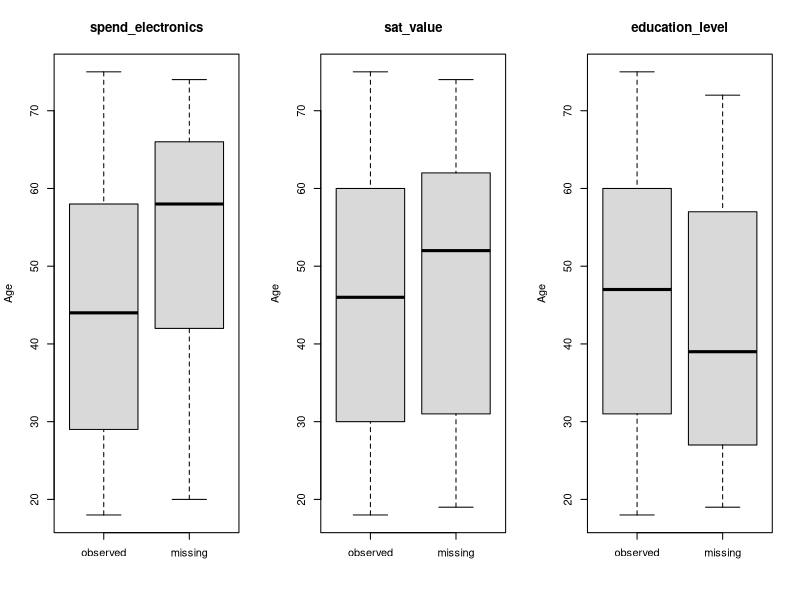
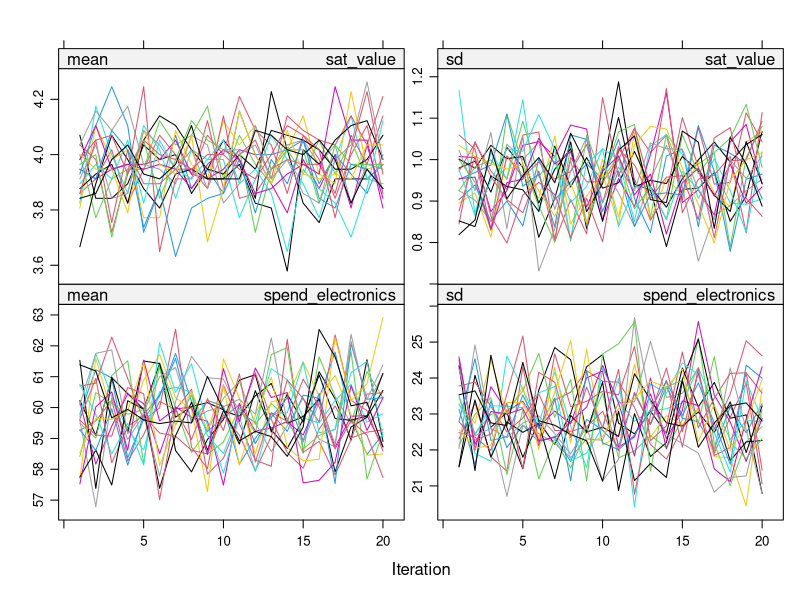
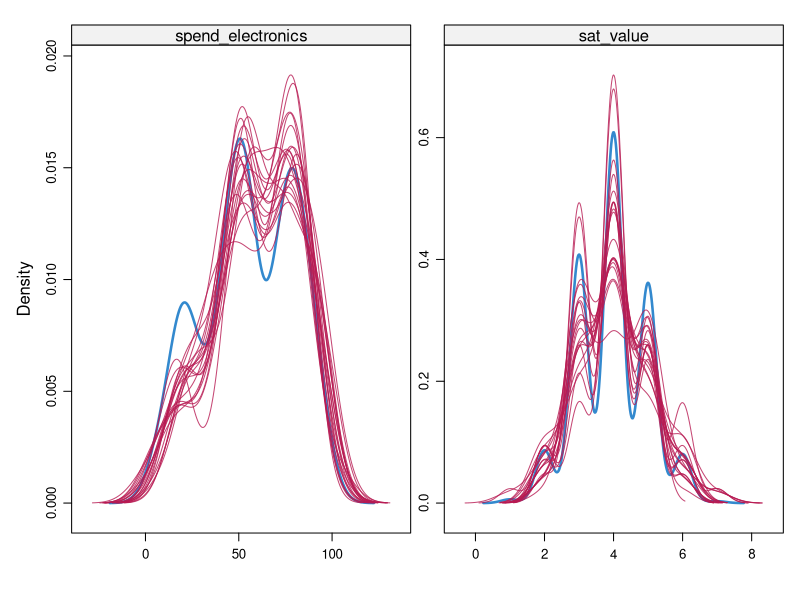
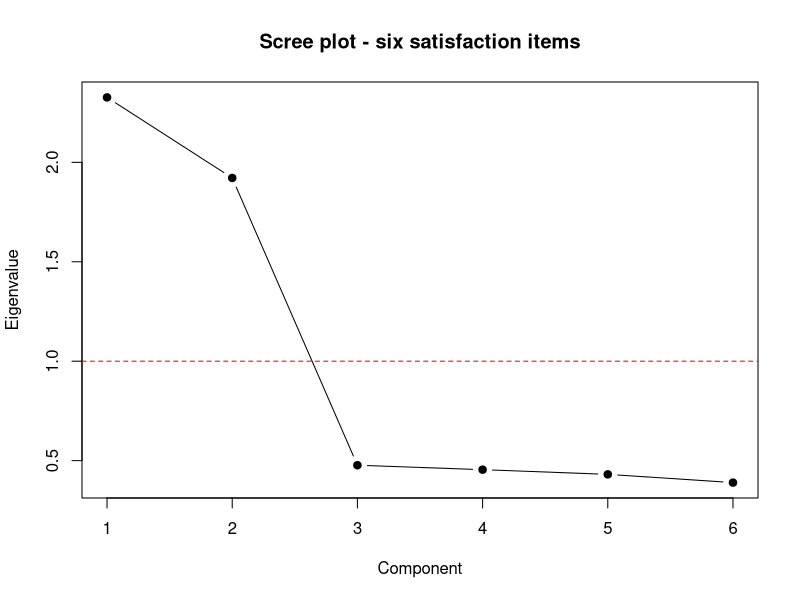

Reproduce these figures in R, in order. (Note: this script raises an error after producing the figures.)
##  Sections
##    0. Library
##    1. Task 1 - Missing values and multiple imputation
##    2. Task 2 - PCA, factor analysis, canonical correlation
##    3. Task 3 - Region x channel (CA) and clustering
##    4. Task 4 - What drives annual spend?
##    5. Task 5 - Who upgrades to premium? (logit / probit)
##    6. Task 6 - Retention program (survival analysis)



## 0. Library

library(mice)
library(survival)
library(cluster)
library(ca)
library(pROC)
library(splines)

data <- read.csv("data/project_data_Y0PV0T.csv", stringsAsFactors = TRUE)

# education is an ordered variable: high school < bachelor < graduate
data$education_level <- factor(data$education_level, ordered = TRUE,
                               levels = c("high_school", "bachelor", "graduate"))
str(data)
nrow(data)            # 560 customers

# the six satisfaction items (1-7 scale)
sat_items <- c("sat_price", "sat_value", "sat_promotions",
               "sat_staff", "sat_store", "sat_checkout")


##  1. TASK 1 - Missing values
##  1a. How much is missing?
 
n_miss   <-  colSums(is.na(data))
pct_miss <- round(100 * n_miss / nrow(data), 1 )
miss_table <- data.frame(n_missing = n_miss, pct_missing = pct_miss )
miss_table[miss_table$n_missing > 0, ]
# education_level 66 (11.8 %), sat_value 57 (10.2 %), spend_electronics 70 ( 12.5 %)
# all the other variables are complete
 
sum(complete.cases(data))     # 384 complete rows  out of 560 (69 %)
 
# missing data pattern (1 = observed, 0 = missing)
md.pattern(data[, c("education_level", "sat_value", "spend_electronics")],
           plot = FALSE)

## 1b. Is missingness related to the observed variables? 

# For each incomplete variable, compare customers with a missing value
# and customers with an observed value:
#   - numeric variables     -> t-test on the mean
#   - categorical variables -> chi-square test of independence
# If something is significant, MCAR is not credible.

incomplete <- c("education_level", "sat_value", "spend_electronics" )
num_vars   <- c( "age", "spend_grocery", "annual_spend", "sat_price", "sat_staff")
cat_vars   <-  c("gender", "region", "preferred_channel", "loyalty_program")

miss_tests <-  data.frame()

for (v in incomplete) {
  is_miss <- is.na(data[[v]])

  for (x in num_vars) {
    m_miss <- mean(data[[x]][is_miss])
    m_obs  <- mean(data[[x]][!is_miss])
    p <- t.test(data[[x]] ~ is_miss)$p.value
    new_row <- data.frame(incomplete_var = v, compared_with = x,
                          mean_if_missing = round(m_miss, 1),
                          mean_if_observed = round(m_obs, 1),
                          test = "t-test", p_value = round(p, 4))
    miss_tests <- rbind(miss_tests, new_row)
  }

  for (x in cat_vars) {
    p <- chisq.test(table(data[[x]], is_miss))$p.value
    new_row <- data.frame(incomplete_var = v, compared_with = x,
                          mean_if_missing = NA, mean_if_observed = NA,
                          test = "chi-square", p_value = round(p, 4))
    miss_tests <- rbind(miss_tests, new_row)
  }
}
miss_tests
# spend_electronics: missing much more often for OLDER customers
#                    (mean age 53.6 vs 44.4, p < 0.001)
# education_level  :  missing much more often in the WEST (p < 0.001)
# sat_value        : no test significant -> MCAR credible

# Same but with one model per variable: logistic regression of the
# missingness indicator (1 = missing) on all the observed variables
for (v in incomplete) {
  data$miss_ind <- as.numeric(is.na(data[[v]]))
  m <- glm(miss_ind ~ age + gender + region + spend_grocery + annual_spend +
             sat_price + sat_staff + loyalty_program,
           data = data, family = binomial)
  print(v)
  print(round(summary(m)$coefficients, 3))
}
data$miss_ind  <- NULL
# education_level  : regionWest significant (p < 0.001), age borderline (p = 0.044)
# sat_value        : nothing significant
# spend_electronics: age significant (p < 0.001)

# share of missing spend_electronics by age group
round(tapply(is.na(data$spend_electronics), cut(data$age, c(17, 35, 50, 65, 75)), mean), 3 )
# 0.057 (18-35)  0.111  0.170  0.222 (65-75)

# share of missing education by region
round(tapply(is.na(data$education_level), data$region, mean), 3 )
# East 0.079  North 0.063  South 0.087  West 0.281

# Figure: age of customers with / without a value
par(mfrow = c(1, 3) )
boxplot(data$age ~ is.na(data$spend_electronics), names = c("observed", "missing") ,
        main = "spend_electronics", ylab = "Age", xlab = "", col = "grey85")
boxplot(data$age ~ is.na(data$sat_value), names = c("observed", "missing"),
        main = "sat_value", ylab = "Age", xlab = "", col = "grey85")
boxplot(data$age ~ is.na(data$education_level), names = c("observed", "missing"),
        main = "education_level", ylab = "Age", xlab = "", col = "grey85")
par(mfrow = c(1, 1))


## 1c. Multiple imputation  with mice

# One method per incomplete variable,  chosen from its type:
#   education_level  : ordered factor   -> "polr" (proportional odds model)
#   sat_value        : rating 1-7       -> "pmm"  (only imputes values that exist)
#   spend_electronics: skewed, >= 0      -> "pmm"
meth <- make.method(data)
meth["education_level"]    <- "polr"
meth["sat_value"]         <- "pmm"
meth["spend_electronics"] <- "pmm"
meth[meth != ""]

# all variables are predictors, except the  identifier    
pred <- make.predictorMatrix(data) 
pred[, "customer_id"] <-  0

imp <- mice(data, m = 20, maxit = 20, method = meth, predictorMatrix = pred,
            seed = 2026, printFlag = FALSE)
imp$loggedEvents          # NULL = no problem

# Convergence test: the 20 chains should mix, with no trend 
print(plot(imp, c("sat_value", "spend_electronics"), layout = c(2, 2)))

# Observed (blue) vs imputed (red) densities
print(densityplot(imp, ~ spend_electronics + sat_value))

# imp$imp$education_level has one row per missing customer and one column
# per imputed data set: we compare the shares of the imputed values with
# the observed shares
edu_imputed <- unlist(imp$imp$education_level)
round(prop.table(table(data$education_level)), 3)   # observed: 0.298 0.431 0.271
round(prop.table(table(edu_imputed)), 3)            # imputed : 0.289 0.442 0.269


## 1d. Mean of spend_electronics: complete cases vs multiple imputation 

# (a) complete cases
x_obs   <- data$spend_electronics[!is.na(data$spend_electronics)]
cc_mean <- mean(x_obs)
cc_se   <- sd(x_obs) / sqrt(length(x_obs))
cc_mean                                             # 55.34
c(cc_mean - 1.96 * cc_se, cc_mean + 1.96 * cc_se)   # 95% CI: 53.18 - 57.51

# (b) multiple imputation, pooled with Rubin's rules, first by hand 
m <- 20
means <- numeric(m)
vars  <- numeric(m)
for (i in 1:m) {
  di <- complete(imp, i)
  means[i] <- mean(di$spend_electronics)
  vars[i]  <- var(di$spend_electronics) / nrow(di)    # squared standard error
}
Q_bar <- mean(means)              # pooled estimate
U_bar <- mean(vars)               # within-imputation variance
B     <- var(means)               # between-imputation variance
T_var <- U_bar + (1 + 1 / m) * B  # total variance
Q_bar                             # 55.90
sqrt(T_var)                       # se = 1.037

# then with mice: same estimate and standard error
mi_fit  <- with(imp, lm(spend_electronics ~ 1))
summary(pool(mi_fit), conf.int = TRUE)
# estimate 55.90, 95% CI 53.87 - 57.94

# mean of the imputed values only
mean(as.matrix(imp$imp$spend_electronics))          # 59.81

# why are the imputed values higher? electronics spend is not related to age
# but it is the mirror image of grocery spend, and the customers with a
# missing value spend a bit less on groceries
cor(data$age, data$spend_electronics, use = "complete.obs")            # 0.003
cor(data$spend_grocery, data$spend_electronics, use = "complete.obs")  # -0.893


## 2. TASK 2 - What does "satisfaction" mean? 


# Exploratory methods -> we use the FIRST completed data set
d1 <- complete(imp, 1)
X  <- d1[, sat_items]

##  2a. PCA on the six satisfaction items 

R <- cor(X)
round(R, 2)
#  two blocks: price / value / promotions (0.52-0.59)
#             staff / store / checkout   (0.54-0.56)
# correlations between the blocks are below 0.16

#  PCA by hand: eigen decomposition of the correlation matrix 
eig <- eigen(R, symmetric = TRUE)
lambda <- eig$values

#   and with prcomp (scaled data): the eigenvalues are the same
pca <- prcomp(X, scale. = TRUE)
max(abs(lambda - pca$sdev^2))     # about 1e-15

var_tab <- data.frame(component  = 1:6,
                      eigenvalue = round(lambda, 3),
                      pct_var    = round(100 * lambda / sum(lambda), 1),
                      cum_pct    = round(100 * cumsum(lambda) / sum(lambda), 1))
var_tab
# eigenvalues 2.33 and 1.92,  then all about 0.4-0.5
#  the first two components explain 70.8 % of the variance

sum(lambda > 1 )                   # Kaiser rule: keep at least  2 components
round(pca$rotation[, 1:2], 3 )
# PC1: all loadings of the same sign (general satisfaction level)
# PC2: price items (+) against service items (-)

plot(lambda, type = "b", pch = 19, xlab = "Component", ylab = "Eigenvalue",
     main = "Scree plot - six satisfaction items" )
abline(h = 1, lty = 2, col = "red")


## 2b. Factor analysis: 2 factors, varimax rotation 

fa <- factanal(X, factors = 2, rotation = "varimax", scores = "regression")
print(fa, cutoff = 0.3)
# test "2 factors are sufficient": chi2 = 2.14, df = 4, p = 0.71 -> not rejected
# Factor 1: price 0.80, value 0.71, promotions 0.74  -> "Price & Value"
# Factor 2: staff 0.76, store 0.73, checkout 0.74    -> "Store Experience"


## 2c. Factor scores 

# We write the formula ourselves so we can apply the same rule (loadings and
# correlation matrix of data set 1) to each of the 20 imputed data sets
# in Tasks 4 and 5.
mean_X <- colMeans(X )
sd_X   <- apply(X, 2, sd )

make_scores <- function(dat) {
  Z <- scale(dat[, sat_items], center = mean_X, scale = sd_X)
  S <- Z %*% solve(R) %*% L
  data.frame(f_price = S[, price_col], f_service = S[, serv_col])
}

sc1 <- make_scores(d1)
# check: our formula gives exactly the factanal scores
cor(sc1$f_price, fa$scores[, price_col])     
d1$f_price   <- sc1$f_price
d1$f_service <- sc1$f_service


## 2d. Canonical correlation: satisfaction items vs spending 

Y  <- d1[, c("spend_grocery", "spend_electronics", "annual_spend")]
cc <- cancor(scale(X), scale(Y))
round(cc$cor, 3)        # 0.503 0.166 0.039

# Bartlett's sequential test: row k tests "correlations k, k+1, ... are all 0"
n <- nrow(X); p <- ncol(X);  q <- ncol(Y)
r <- length(cc$cor)
bartlett <- data.frame()
for (k in 1:r) {
  wilks <- prod(1 - cc$cor[k:r]^2)
  chi2  <- -(n - 1 - (p + q + 1) / 2) * log(wilks)
  df    <- (p - k + 1) * (q - k + 1)
  bartlett <- rbind(bartlett, data.frame(from = k, chi2 = round(chi2, 2), df = df,
                                         p_value = signif(1 - pchisq(chi2, df), 3)))
}
bartlett
# all 3 = 0 : chi2 = 177.95, df = 18, p < 0.001 -> rejected
# 2 and 3   : chi2 = 16.33,  df = 10, p = 0.09  -> not rejected
# -> only the first canonical correlation (0.50) is significant

# canonical variates and structure correlations (read them like loadings)
U <- scale(X) %*% cc$xcoef[, 1 ]
V <- scale(Y) %*% cc$ycoef[, 1 ]
round(cor(X, U), 3)     # price 0.91, value 0.74, promotions 0.82, service items ~ 0
round(cor(Y, V), 3)     #  annual_spend 0.98,  grocery 0.14,  electronics -0.14
# ->  satisfaction with prices goes with a higher ANNUAL spend

plot(U, V, pch = 19, col = rgb(0, 0, 0, 0.3),
     xlab = "Satisfaction variate U1", ylab = "Spending variate V1",
     main = paste("First canonical pair, r =", round(cc$cor[1], 2)))



## 3.  TASK 3 - Channels and customer segments
##  3a. Region x preferred channel 

# region and channel have no missing values: we use the original data
tab <- table(data$region, data$preferred_channel)
tab
round(100 * prop.table(tab, 1), 1)       # row percentages
# West:  36.0 % Catalog (about 20 % elsewhere)
# East: 32.4 % Mobile App, North: 30.4 % Online

chi <- chisq.test(tab)
chi                                      # chi2 = 18.35, df = 9, p = 0.031

cramer_v <- sqrt(chi$statistic / (sum(tab) * (min(dim(tab)) - 1)))
cramer_v                                 # 0.105 -> weak association

# standardised residuals  (|value| > 2 = cell that departs from independence)
round(chi$stdres, 2)
# West-Catalog +3.26, East-Mobile App +2.19, North-Online +2.04


##  3b.  Correspondence analysis 

# CA by hand:  SVD of the matrix of standardised residuals
P_mat <- tab / sum(tab)                  # relative frequencies
r_mass <- rowSums(P_mat)                 # row masses
c_mass <- colSums(P_mat)                 # column masses
S_res <- diag(1 / sqrt(r_mass)) %*% (P_mat - r_mass %*% t(c_mass)) %*% diag(1 / sqrt(c_mass))
inertias <- svd(S_res)$d^2
round(inertias, 6)                       # 0.021036 0.011733 (third ~ 0)
sum(inertias)                            # total inertia 0.0328 ...
chi$statistic / sum(tab)                 # ... = chi2 / n

#  with the ca package (same inertias, plus contributions)
ca_res <- ca(tab)
summary(ca_res)
# dimension 1 (64.2 %) : West and Catalog against North and Online
# dimension 2 (35.8 %):  East and Mobile App

plot(ca_res, main = "Correspondence analysis: region x channel")


## 3c. Clustering on grocery and electronics spend 

#  complete data set 1, both variables standardised so they count equally
S <-  scale(d1[, c("spend_grocery", "spend_electronics")])

# (a) Ward hierarchical clustering
hc <- hclust(dist(S), method = "ward.D2" )
plot(hc, labels = FALSE, main = "Ward hierarchical clustering", xlab = "", sub = "")
rect.hclust(hc, k = 3, border = "red")

# (b) k-means for k = 1..8: elbow and average silhouette
set.seed(2026)
wss <- numeric(8)
sil <- numeric(8)
for (k in 1:8) {
  km_k <- kmeans(S, centers = k, nstart = 25)
  wss[k] <- km_k$tot.withinss
  if (k > 1) {
    sil[k] <- mean(silhouette(km_k$cluster, dist(S))[, 3])
  }
}
data.frame(k = 1:8, within_SS = round(wss, 1), avg_silhouette = round(sil, 3))
# within SS: 1118, 355, 120, 102, ... -> elbow at k = 3
# silhouette is highest at k = 3 

sil_hc <-  numeric(8)
for (k in 2:8) {
  sil_hc[k] <- mean(silhouette(cutree(hc, k), dist(S))[, 3])
}
round(sil_hc[2:8], 3)     # Ward: also highest at k = 3 (0.652)

par(mfrow = c(1, 2) )
plot(1:8, wss, type = "b", pch = 19, xlab = "Number of clusters k",
     ylab = "Total within sum of squares", main = "Elbow (k-means)")
plot(2:8, sil[2:8], type = "b", pch = 19, xlab = "Number of clusters k",
     ylab = "Average silhouette width", main = "Silhouette",
     ylim = range(c(sil[2:8], sil_hc[2:8])))
lines(2:8, sil_hc[2:8], type = "b", pch = 17, col = "red")
legend("topright", c("k-means", "Ward"), col = c("black", "red"), pch = c(19, 17))
par(mfrow = c(1, 1))

# Final choice: k = 3 (elbow + highest silhouette for both methods)
K <- 3
set.seed(2026)
km <- kmeans(S, centers = K, nstart = 25)
hc_cl <- cutree(hc, K)
table(kmeans = km$cluster, hierarchical = hc_cl)   # only 2 customers differ

# Adjusted Rand index (1 = identical partitions), same function as in the course
ari <- function(a, b) {
  tab <- table(a, b)
  n   <- sum(tab)
  s   <- sum(choose(tab, 2))
  sa  <- sum(choose(rowSums(tab), 2))
  sb  <- sum(choose(colSums(tab), 2))
  e   <- sa * sb / choose(n, 2)
  (s - e) / ((sa + sb) / 2 - e)
}
ari(km$cluster, hc_cl)    # 0.989 -> the two methods agree


## 3d. Profile of the segments 

d1$cluster <- km$cluster
profile <- aggregate(cbind(spend_grocery, spend_electronics, annual_spend, age,
                           f_price, f_service, premium_upgrade) ~ cluster,
                     data = d1, FUN = mean)
profile$size <- as.vector(table(d1$cluster))
round(profile, 2)

# Names read from the cluster centres printed above:
#   cluster 1: grocery 80, electronics 20 (115 customers) -> Grocery Loyalists
#   cluster 2: grocery 19, electronics 80 (219 customers) -> Tech Enthusiasts
#   cluster 3: about 50 EUR on each       (226 customers) -> Balanced Shoppers
seg_name <-  c("Grocery Loyalists", "Tech Enthusiasts", "Balanced Shoppers")
d1$segment <- factor(seg_name[d1$cluster],
                     levels = c("Balanced Shoppers", "Grocery Loyalists", "Tech Enthusiasts"))
table(d1$segment, d1$preferred_channel )

cols <- c("grey50", "darkgreen", "steelblue")
plot(d1$spend_grocery, d1$spend_electronics, col = cols[d1$segment], pch = 19,
     xlab = "Monthly grocery spend (EUR)", ylab = "Monthly electronics spend (EUR)",
     main = "Customer segments (k-means, k = 3)")
legend("topright", levels(d1$segment), col = cols, pch = 19, bty = "n" )


# Data sets for Tasks 4 and 5: for each of the 20 imputed data sets we add
# the factor scores (recomputed with the imputed sat_value) and the segment
# (from data set 1). Models are then fitted on each data set and pooled.
data_list <- list()
for (i in 1:20) {
  di <- complete(imp, i)
  sc <- make_scores(di)
  di$f_price   <- sc$f_price
  di$f_service <- sc$f_service
  di$segment   <- d1$segment
  di$education <- factor(di$education_level, ordered = FALSE,
                         levels = c("high_school", "bachelor", "graduate"))
  data_list[[i]] <- di
}

## 4. TASK 4 - What drives annual spend ?

## 4a. Linear effect of age

# age and annual_spend are complete: ordinary lm on the original data
m_lin <- lm(annual_spend ~ age, data = data)
summary(m_lin )
# annual_spend = 579 + 2.95 * age,  R2 = 0.13


##4b. Non-linear effect of age 

m_quad <-  lm(annual_spend ~ age + I(age^2), data = data)
m_ns   <- lm(annual_spend ~ ns(age, df = 3), data = data)

par(mfrow = c(1, 2))
plot(data$age, residuals(m_lin), pch = 19, col = rgb(0, 0, 0, 0.3),
     xlab = "Age", ylab = "Residual (EUR)", main = "Residuals of linear model")
abline(h = 0, col = "red")
lines(lowess(data$age, residuals(m_lin)), col = "blue", lwd = 2)
plot(data$age, data$annual_spend, pch = 19, col = rgb(0, 0, 0, 0.3),
     xlab = "Age", ylab = "Annual spend (EUR)", main = "Fitted age effects")
age_grid <- data.frame(age = 18:75)
lines(age_grid$age, predict(m_lin, age_grid), col = "red", lwd = 2)
lines(age_grid$age, predict(m_quad, age_grid), col = "darkgreen", lwd = 2)
lines(age_grid$age, predict(m_ns, age_grid), col = "blue", lwd = 2, lty = 2)
legend("bottomleft", c("linear", "quadratic", "spline df=3"),
       col = c("red", "darkgreen", "blue"), lty = c(1, 1, 2), lwd = 2, bty = "n")
par(mfrow = c(1, 1) )
# the residuals have an inverted-U shape: the linear model is not adequate
# partial F-tests (nested models) and AIC
anova(m_lin, m_quad)        # F = 51.8, p < 0.001
anova(m_lin, m_ns)          # F = 25.4, p < 0.001
AIC(m_lin, m_quad, m_ns)    # 7013 / 6966 / 6968 -> keep the quadratic model
summary(m_quad)$coefficients

b <- coef(m_quad)
-b[2] / (2 * b[3])          # peak age 54.7 (quadratic)

p_ns <- predict(m_ns, age_grid )
age_grid$age[which.max(p_ns)]    # peak age 55 (spline)
max(p_ns)                        # with a predicted spend of 774 EUR

predict(m_quad, data.frame(age = c(20, 45, 70)))   # 575.8  754.8  732.6


## 4c. Full model, pooled over the 20 imputed data sets

fits_full  <-  list()
fits_noseg <-  list()
fits_nosat <-  list()
fits_age   <-  list()
for (i in 1:20) {
  di <- data_list[[i]]
  fits_full[[i]]  <-  lm(annual_spend ~ age + I(age^2) + f_price + f_service + segment, data = di)
  fits_noseg[[i]] <- lm(annual_spend ~ age + I(age^2) + f_price + f_service, data = di)
  fits_nosat[[i]] <- lm(annual_spend ~ age + I(age^2) + segment, data = di)
  fits_age[[i]]   <- lm(annual_spend ~ age + I(age^2), data = di)
}
# as.mira() turns our list of models into an object that pool() accepts
fits_full  <- as.mira(fits_full)
fits_noseg <- as.mira(fits_noseg)
fits_nosat <- as.mira(fits_nosat)
fits_age   <- as.mira(fits_age)

pool_full <- pool(fits_full)
summary(pool_full, conf.int = TRUE)
# f_price                 +68.1 EUR per SD  (p < 0.001)
# f_service                -1.4 EUR         (p = 0.75, no effect)
# Grocery Loyalists       +56.8 EUR vs Balanced Shoppers
# Tech Enthusiasts        -56.5 EUR vs Balanced Shoppers

pool.r.squared(fits_full)     # R2 = 0.52
pool.r.squared(fits_age)      # R2 = 0.20 with age and age^2 only

# pooled Wald tests: do the segments matter? do the satisfaction scores matter?
D1(fits_full, fits_noseg)     # segments    : F = 56,  p < 0.001
D1(fits_full, fits_nosat)     # satisfaction: F = 113, p < 0.001

est <- pool_full$pooled$estimate
-est[2] / (2 * est[3])        # peak age still 54.7


## 5. TASK 5 - Who upgrades to premium?
## 5a. Logit and probit, pooled over the 20 imputed data sets

mean(data$premium_upgrade)    # 35.7 % upgraded

fits_logit  <-  list()
fits_probit <- list()
for (i in 1:20) {
  di <- data_list[[i]]
  fits_logit[[i]]  <- glm(premium_upgrade ~ education + spend_grocery + f_price + f_service,
                          data = di, family = binomial(link = "logit"))
  fits_probit[[i]] <-  glm(premium_upgrade ~ education + spend_grocery + f_price + f_service,
                          data = di, family = binomial(link = "probit"))
}
pool_logit  <-  pool(as.mira(fits_logit))
pool_probit <- pool(as.mira(fits_probit))

# logit - odds ratios
summary(pool_logit, conf.int = TRUE, exponentiate = TRUE)
# bachelor 1.86, graduate 2.81 (vs high school)
# grocery spend 1.024 per EUR, f_price 0.88 (n.s.)

b_logit <-  pool_logit$pooled$estimate
exp(10 * b_logit[4] )          # odds ratio 1.272 for +10 EUR grocery spend

# probit - coefficients (same signs and significance)
summary(pool_probit, conf.int = TRUE )

# logit coefficients are about 1.6-1.8 times the probit ones
b_probit <- pool_probit$pooled$estimate
compare <- data.frame(term   = pool_logit$pooled$term,
                      logit  = round(b_logit, 3),
                      probit = round(b_probit, 3),
                      ratio  = round(b_logit / b_probit, 2))
compare                       # ratios between 1.63 and 1.76


## 5b. Predicted probabilities 

# average of the fitted probabilities over the 20 data sets
p_logit  <- rep(0, nrow(data) )
p_probit <- rep(0, nrow(data) )
for (i in 1:20) {
  p_logit  <- p_logit  + fitted(fits_logit[[i]])  / 20
  p_probit <- p_probit + fitted(fits_probit[[i]]) / 20
}
cor(p_logit, p_probit)            # 0.9996
max(abs(p_logit - p_probit))      # 0.015 -> the link does not matter

plot(p_logit, p_probit, pch = 19, col = rgb(0, 0, 0, 0.3),
     xlab = "P(upgrade) - logit", ylab = "P(upgrade) - probit",
     main = "Logit vs probit predictions")
abline(0, 1, col = "red")


## 5c. ROC curve, AUC and threshold 

roc_logit  <- roc(data$premium_upgrade, p_logit, quiet = TRUE)
roc_probit <- roc(data$premium_upgrade, p_probit, quiet = TRUE)
auc(roc_logit)      # 0.769
ci.auc(roc_logit)   # 95% CI 0.728 - 0.810
auc(roc_probit)    # 0.769 (same)

# Youden threshold: maximises sensitivity + specificity
best <-  coords(roc_logit, "best", best.method = "youden",
               ret = c("threshold", "sensitivity", "specificity"))
best                              # threshold 0.311, sens. 0.775, spec. 0.625
thr <- best$threshold[1]

plot(roc_logit, main = paste("ROC curve - AUC =", round(auc(roc_logit), 3)),
     legacy.axes = TRUE)
points(best$specificity[1], best$sensitivity[1], pch = 19, col = "red" )

# confusion matrices at 0.5 and at the Youden threshold
y <- data$premium_upgrade
for (t in c(0.5, thr)) {
  pred_class <- as.numeric(p_logit >= t)
  TP <- sum(pred_class == 1 & y == 1)
  TN <- sum(pred_class == 0 & y == 0)
  FP <- sum(pred_class == 1 & y == 0)
  FN <- sum(pred_class == 0 & y == 1)
  print(table(predicted = pred_class, actual = y))
  print(round(c(threshold   = t,
                accuracy    = (TP + TN) / length(y),
                sensitivity = TP / (TP + FN),
                specificity = TN / (TN + FP),
                precision   = TP / (TP + FP)), 3))
}
# threshold 0.5  :  accuracy 0.736, sensitivity 0.475, specificity 0.881
# threshold 0.311: accuracy 0.679, sensitivity 0.775, specificity 0.625



## 6. TASK 6 - Did the retention program work? 


# all the variables used here are complete: no imputation needed

## 6a. Raw numbers

table(loyalty = data$loyalty_program, churn = data$churn_event )
round(prop.table(table(data$loyalty_program, data$churn_event), 1), 3 )
# churn_event = 1 for 53.9 % (not enrolled) and 35.5 % (enrolled)
# but this ignores censoring: the follow-up time is not the same for everybody

aggregate(months_observed ~ loyalty_program, data = data, FUN = mean)   # 6.6 / 7.6 months
table(loyalty = data$loyalty_program,
      censored_before_6 = data$churn_event == 0 & data$months_observed < 6 )


## 6b. Kaplan-Meier curves and log-rank test 

km_fit <- survfit(Surv(months_observed, churn_event) ~ loyalty_program, data = data)
km_fit     # median 8.5 months (not enrolled), not reached (enrolled)
summary(km_fit, times = c(3, 6, 9, 11.8))
# still a customer at 6 months   : 64.1 % vs 77.7 %
# still a customer at 11.8 months: 33.5 % vs 56.4 %

plot(km_fit, col = c("red", "blue"), lwd = 2, conf.int = TRUE,
     xlab = "Months since start of observation", ylab = "Share still a customer",
     main = "Kaplan-Meier retention curves")
legend("bottomleft", c("Not enrolled", "Enrolled in program") ,
       col = c("red", "blue"), lwd = 2, bty = "n" )

survdiff(Surv(months_observed, churn_event) ~ loyalty_program, data = data)
# log-rank: chi2 = 21.3, df = 1, p < 0.001


## 6c. Cox model and proportional hazards

cox <- coxph(Surv(months_observed, churn_event) ~ loyalty_program + age, data = data)
summary(cox )
# loyalty_program: HR = 0.545 (95% CI 0.42 - 0.70), p < 0.001
# age            : HR = 1.009 per year, p = 0.019

hr <- exp(coef(cox))
100 * (1 - hr[1])           # enrolled customers leave at a rate 45.5 % lower
100 * (exp(10 * coef(cox)[2]) - 1)    # +9.7 % churn rate per 10 years of age

zph <- cox.zph(cox)
zph    # p = 0.15 (program), 0.52 (age), 0.31 (global)
      # -> no evidence against proportional hazards

par(mfrow = c(1, 2) )
plot(zph[1], main = "Schoenfeld residuals: loyalty_program")
abline(h = coef(cox)[1], col = "red", lty = 2 )
plot(zph[2], main = "Schoenfeld residuals: age")
abline(h = coef(cox)[2], col = "red", lty = 2)
par(mfrow = c(1, 1) )


## 6d. Discrete time: did the customer leave within 6 months? 

# Customers censored before month 6 are removed: we do not know whether
# they would have left before month 6 or not.
d6 <- data[!(data$churn_event == 0 & data$months_observed < 6), ]
d6$left6 <- as.numeric(d6$churn_event == 1 & d6$months_observed <= 6 )
nrow(d6)                  # 463 customers kept (97 removed)
round(prop.table(table(d6$loyalty_program, d6$left6), 1), 3)

lg6 <- glm(left6 ~ loyalty_program + age, data = d6, family = binomial(link = "logit"))
pb6 <- glm(left6 ~ loyalty_program + age, data = d6, family = binomial(link = "probit") )
summary(lg6)$coefficients # loyalty -0.677 (p = 0.001), age 0.0133 (p = 0.034)
summary(pb6)$coefficients # loyalty -0.413 (p < 0.001), age 0.0081 (p = 0.032)

# odds ratios (logit)
round(exp(cbind(OR = coef(lg6), confint.default(lg6))), 3 )   # program: OR = 0.51 (0.34 - 0.76)
round(coef(lg6) / coef(pb6), 2)                               # ratio logit / probit: about 1.64

# predicted probability of leaving within 6 months at the mean age
# (not enrolled / enrolled )
nd <- data.frame(loyalty_program = c(0, 1), age = mean(d6$age) )
predict(lg6, nd, type = "response")    # logit : 0.381  0.238
predict(pb6, nd, type = "response")    # probit: 0.382  0.238
1 - summary(km_fit, times = 6)$surv    # Kaplan-Meier: 0.359  0.223
